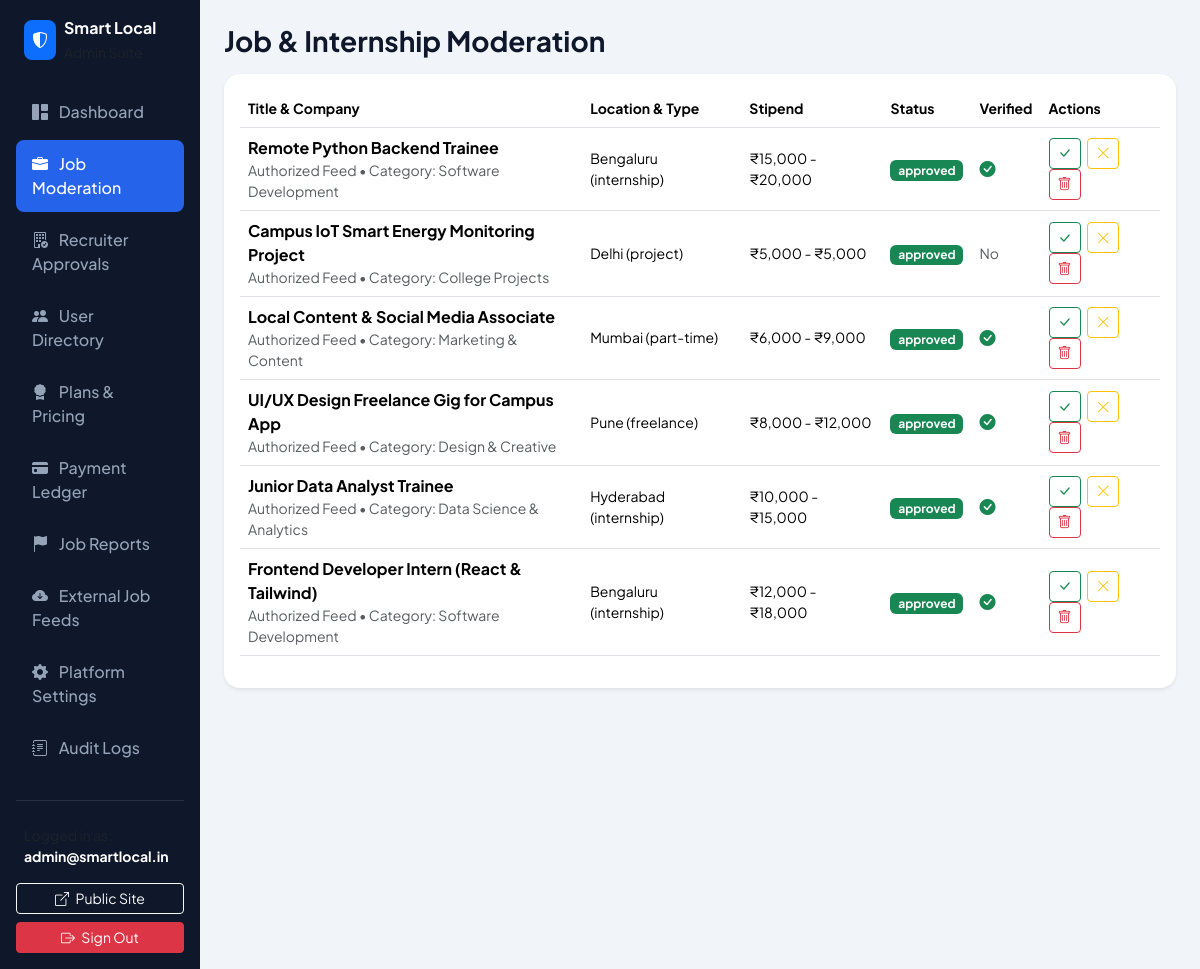
/admin.php?tab=jobs (signed in), run on the app's committed database.
### tables this page shows
CREATE TABLE `jobs` (
  `id` INT UNSIGNED AUTO_INCREMENT PRIMARY KEY,
  `recruiter_id` INT UNSIGNED NULL COMMENT 'Null if imported via external feed',
  `title` VARCHAR(200) NOT NULL,
  `description` MEDIUMTEXT NOT NULL,
  `responsibilities` TEXT NULL,
  `qualifications` TEXT NULL,
  `category` VARCHAR(100) NOT NULL,
  `skills` VARCHAR(500) NOT NULL COMMENT 'Comma-separated required skills',
  `job_type` ENUM('internship', 'part-time', 'freelance', 'remote', 'project', 'full-time') NOT NULL DEFAULT 'internship',
  `work_arrangement` ENUM('on-site', 'remote', 'hybrid') NOT NULL DEFAULT 'on-site',
  `city` VARCHAR(100) NOT NULL,
  `locality` VARCHAR(150) NULL,
  `latitude` DECIMAL(10, 8) NULL,
  `longitude` DECIMAL(11, 8) NULL,
  `salary_min` DECIMAL(10, 2) NULL DEFAULT 0.00,
  `salary_max` DECIMAL(10, 2) NULL DEFAULT 0.00,
  `stipend_type` ENUM('fixed', 'range', 'unpaid', 'performance') DEFAULT 'fixed',
  `duration` VARCHAR(100) NULL COMMENT 'e.g., 3 Months, 6 Months',
  `openings` INT UNSIGNED DEFAULT 1,
  `application_deadline` DATE NULL,
  `source` VARCHAR(100) NOT NULL DEFAULT 'recruiter' COMMENT 'recruiter, api_feed, national_portal, etc.',
  `external_url` VARCHAR(255) NULL,
  `moderation_status` ENUM('pending', 'approved', 'rejected', 'expired') NOT NULL DEFAULT 'pending',
  `is_featured` TINYINT(1) NOT NULL DEFAULT 0,
  `is_verified` TINYINT(1) NOT NULL DEFAULT 0,
  `views_count` INT UNSIGNED NOT NULL DEFAULT 0,
  `created_at` TIMESTAMP DEFAULT CURRENT_TIMESTAMP,
  `updated_at` TIMESTAMP DEFAULT CURRENT_TIMESTAMP ON UPDATE CURRENT_TIMESTAMP,
  INDEX `idx_jobs_city` (`city`),
  INDEX `idx_jobs_category` (`category`),
  INDEX `idx_jobs_type` (`job_type`),
  INDEX `idx_jobs_moderation` (`moderation_status`),
  INDEX `idx_jobs_deadline` (`application_deadline`),
  INDEX `idx_jobs_featured` (`is_featured`),
  CONSTRAINT `fk_jobs_recruiter` FOREIGN KEY (`recruiter_id`) REFERENCES `recruiter_profiles` (`id`) ON DELETE SET NULL
);

### admin.php (the view, shortened to what this page needs)
<?php
$db_host = getenv('DB_HOST') ?: '127.0.0.1';
$db_port = getenv('DB_PORT') ?: '3306';
$db_name = getenv('DB_NAME') ?: 'smart-local';
$db_user = getenv('DB_USER') ?: 'root';
$db_pass = getenv('DB_PASS') ?: '';
$pdo = null;
try {
    $dsn = "mysql:host={$db_host};port={$db_port};dbname={$db_name};charset=utf8mb4";
    $options = [
        PDO::ATTR_ERRMODE            => PDO::ERRMODE_EXCEPTION,
        PDO::ATTR_DEFAULT_FETCH_MODE => PDO::FETCH_ASSOC,
        PDO::ATTR_EMULATE_PREPARES   => false,
    ];
    $pdo = new PDO($dsn, $db_user, $db_pass, $options);
} catch (PDOException $e) {
    $db_error = "Database Error: " . htmlspecialchars($e->getMessage());
}
function e($str) {
    return htmlspecialchars((string)($str ?? ''), ENT_QUOTES, 'UTF-8');
}
function is_admin_logged_in() {
    return !empty($_SESSION['admin_user_id']) && ($_SESSION['admin_role'] ?? '') === 'admin';
}
$admin_count = 0;
if ($pdo) {
    try {
        $stmt = $pdo->query("SELECT COUNT(*) FROM users WHERE role = 'admin'");
        $admin_count = (int)$stmt->fetchColumn();
    } catch (Exception $e) {
        $admin_count = 0;
    }
}
$tab = $_GET['tab'] ?? 'dashboard';
?>
<!DOCTYPE html>
<html lang="en">
<head>
    <link href="https://cdn.jsdelivr.net/npm/bootstrap@5.3.3/dist/css/bootstrap.min.css" rel="stylesheet">
    <link href="https://cdn.jsdelivr.net/npm/bootstrap-icons@1.11.3/font/bootstrap-icons.min.css" rel="stylesheet">
</head>
<body>
<?php if ($pdo && $admin_count === 0): ?>
<div class="container py-5" style="max-width: 520px;">
    <div class="card p-4 rounded-4 border-0 shadow-lg bg-white">
        <div class="text-center mb-4">
            <div class="bg-primary text-white rounded-3 d-inline-flex align-items-center justify-content-center p-3 mb-3">
                <i class="bi bi-shield-lock-fill fs-3"></i>
            </div>
            <h3 class="fw-bold">Administrator Setup</h3>
            <p class="text-muted small">No administrator exists in the database. Initialize your first primary super-admin account below.</p>
        </div>
        <form action="admin.php" method="POST">
            <input type="hidden" name="admin_action" value="create_initial_admin">
            <input type="hidden" name="admin_csrf_token" value="<?= e($_SESSION['admin_csrf_token']) ?>">
            <div class="mb-3">
                <label class="form-label small fw-semibold">Super-Admin Email *</label>
                <input type="email" name="email" class="form-control" placeholder="admin@yourdomain.com" required autofocus>
            </div>
            <div class="mb-3">
                <label class="form-label small fw-semibold">Strong Password (min 8 chars) *</label>
                <input type="password" name="password" class="form-control" required minlength="8">
            </div>
            <div class="mb-3">
                <label class="form-label small fw-semibold">Confirm Password *</label>
                <input type="password" name="password_confirm" class="form-control" required minlength="8">
            </div>
            <button type="submit" class="btn btn-primary w-100 py-2">
                Initialize Admin Panel
            </button>
        </form>
    </div>
</div>
<?php else: ?>
<div class="container-fluid">
    <div class="row">
        <nav class="col-md-3 col-lg-2 d-md-block admin-sidebar p-3 collapse d-md-block">
            <div class="d-flex align-items-center gap-2 mb-4 px-2">
                <div class="bg-primary text-white p-2 rounded-3">
                    <i class="bi bi-shield-shaded"></i>
                </div>
                <div>
                    <strong class="d-block text-white">Smart Local</strong>
                    <span class="small text-muted">Admin Suite</span>
                </div>
            </div>
            <ul class="nav flex-column mb-auto">
                <li class="nav-item">
                    <a class="nav-link <?= ($tab === 'dashboard') ? 'active' : '' ?>" href="admin.php?tab=dashboard">
                        <i class="bi bi-grid-1x2-fill me-2"></i> Dashboard
                    </a>
                </li>
                <li class="nav-item">
                    <a class="nav-link <?= ($tab === 'jobs') ? 'active' : '' ?>" href="admin.php?tab=jobs">
                        <i class="bi bi-briefcase-fill me-2"></i> Job Moderation
                    </a>
                </li>
                <li class="nav-item">
                    <a class="nav-link <?= ($tab === 'recruiters') ? 'active' : '' ?>" href="admin.php?tab=recruiters">
                        <i class="bi bi-building-check me-2"></i> Recruiter Approvals
                    </a>
                </li>
                <li class="nav-item">
                    <a class="nav-link <?= ($tab === 'users') ? 'active' : '' ?>" href="admin.php?tab=users">
                        <i class="bi bi-people-fill me-2"></i> User Directory
                    </a>
                </li>
                <li class="nav-item">
                    <a class="nav-link <?= ($tab === 'subscriptions') ? 'active' : '' ?>" href="admin.php?tab=subscriptions">
                        <i class="bi bi-award-fill me-2"></i> Plans & Pricing
                    </a>
                </li>
                <li class="nav-item">
                    <a class="nav-link <?= ($tab === 'payments') ? 'active' : '' ?>" href="admin.php?tab=payments">
                        <i class="bi bi-credit-card-fill me-2"></i> Payment Ledger
                    </a>
                </li>
                <li class="nav-item">
                    <a class="nav-link <?= ($tab === 'reports') ? 'active' : '' ?>" href="admin.php?tab=reports">
                        <i class="bi bi-flag-fill me-2"></i> Job Reports
                    </a>
                </li>
                <li class="nav-item">
                    <a class="nav-link <?= ($tab === 'sources') ? 'active' : '' ?>" href="admin.php?tab=sources">
                        <i class="bi bi-cloud-arrow-down-fill me-2"></i> External Job Feeds
                    </a>
                </li>
                <li class="nav-item">
                    <a class="nav-link <?= ($tab === 'settings') ? 'active' : '' ?>" href="admin.php?tab=settings">
                        <i class="bi bi-gear-fill me-2"></i> Platform Settings
                    </a>
                </li>
                <li class="nav-item">
                    <a class="nav-link <?= ($tab === 'audit') ? 'active' : '' ?>" href="admin.php?tab=audit">
                        <i class="bi bi-journal-text me-2"></i> Audit Logs
                    </a>
                </li>
            </ul>
            <hr class="border-secondary my-4">
            <div class="px-2 small text-muted mb-3">
                Logged in as:<br><strong class="text-white"><?= e($_SESSION['admin_email']) ?></strong>
            </div>
            <div class="d-grid gap-2">
                <a href="index.php" target="_blank" class="btn btn-sm btn-outline-light"><i class="bi bi-box-arrow-up-right me-1"></i> Public Site</a>
                <a href="admin.php?logout=1" class="btn btn-sm btn-danger"><i class="bi bi-box-arrow-right me-1"></i> Sign Out</a>
            </div>
        </nav>
        <main class="col-md-9 ms-sm-auto col-lg-10 px-md-4 py-4">
            <?php
            switch ($tab) {
                    ?>
                    <?php
                case 'jobs':
                    $jobs = $pdo->query("SELECT j.*, rp.company_name
                                         FROM jobs j
                                         LEFT JOIN recruiter_profiles rp ON j.recruiter_id = rp.id
                                         ORDER BY j.id DESC LIMIT 100")->fetchAll();
                    ?>
                    <h3 class="fw-bold mb-3">Job & Internship Moderation</h3>
                    <div class="card p-3 rounded-4 border-0 shadow-sm bg-white">
                        <div class="table-responsive">
                            <table class="table align-middle">
                                <thead>
                                    <tr class="text-muted small">
                                        <th>Title & Company</th>
                                        <th>Location & Type</th>
                                        <th>Stipend</th>
                                        <th>Status</th>
                                        <th>Verified</th>
                                        <th>Actions</th>
                                    </tr>
                                </thead>
                                <tbody>
                                    <?php foreach ($jobs as $job): ?>
                                        <tr>
                                            <td>
                                                <strong><?= e($job['title']) ?></strong>
                                                <div class="small text-muted"><?= e($job['company_name'] ?? 'Authorized Feed') ?> • Category: <?= e($job['category']) ?></div>
                                            </td>
                                            <td class="small"><?= e($job['city']) ?> (<?= e($job['job_type']) ?>)</td>
                                            <td class="small">₹<?= number_format($job['salary_min']) ?> - ₹<?= number_format($job['salary_max']) ?></td>
                                            <td>
                                                <span class="badge <?= $job['moderation_status'] === 'approved' ? 'bg-success' : 'bg-warning text-dark' ?>">
                                                    <?= e($job['moderation_status']) ?>
                                                </span>
                                            </td>
                                            <td>
                                                <?= $job['is_verified'] ? '<i class="bi bi-check-circle-fill text-success"></i>' : '<span class="text-muted small">No</span>' ?>
                                            </td>
                                            <td>
                                                <form action="admin.php" method="POST" class="d-inline">
                                                    <button type="submit" class="btn btn-sm btn-outline-success me-1" title="Approve & Verify">
                                                        <i class="bi bi-check-lg"></i>
                                                    </button>
                                                </form>
                                                <form action="admin.php" method="POST" class="d-inline">
                                                    <button type="submit" class="btn btn-sm btn-outline-warning me-1" title="Reject Listing">
                                                        <i class="bi bi-x-lg"></i>
                                                    </button>
                                                </form>
                                                <form action="admin.php" method="POST" class="d-inline" onsubmit="return confirm('Permanently delete this job?');">
                                                    <button type="submit" class="btn btn-sm btn-outline-danger" title="Delete">
                                                        <i class="bi bi-trash"></i>
                                                    </button>
                                                </form>
                                            </td>
                                        </tr>
                                    <?php endforeach; ?>
                                </tbody>
                            </table>
                        </div>
                    </div>
                    <?php
                    break;
                    ?>
                    <?php
            }
            ?>
        </main>
    </div>
</div>
<?php endif; ?>
</body>
</html>

### admin.php (style rules this page uses)
body { font-family: 'Plus Jakarta Sans', sans-serif; background-color: #f1f5f9; color: #0f172a; }
.admin-sidebar { background-color: #0f172a; min-height: 100vh; color: #f8fafc; }
.admin-sidebar .nav-link { color: #94a3b8; font-weight: 500; padding: 0.75rem 1rem; border-radius: 0.5rem; margin-bottom: 0.25rem; }
.admin-sidebar .nav-link:hover, .admin-sidebar .nav-link.active { color: #ffffff; background-color: #1e293b; }
.admin-sidebar .nav-link.active { background-color: #2563eb; }

### data on the page
jobs: title "Remote Python Backend Trainee", company_name "Authorized Feed", category "Software Development", city "Bengaluru", job_type "internship", salary_min "15,000", salary_max "20,000", moderation_status "approved", is_verified 1 (drawn)
jobs: title "Campus IoT Smart Energy Monitoring Project", company_name "Authorized Feed", category "College Projects", city "Delhi", job_type "project", salary_min "5,000", salary_max "5,000", moderation_status "approved", is_verified "No"
jobs: title "Local Content & Social Media Associate", company_name "Authorized Feed", category "Marketing & Content", city "Mumbai", job_type "part-time", salary_min "6,000", salary_max "9,000", moderation_status "approved", is_verified 1 (drawn)
jobs: title "UI/UX Design Freelance Gig for Campus App", company_name "Authorized Feed", category "Design & Creative", city "Pune", job_type "freelance", salary_min "8,000", salary_max "12,000", moderation_status "approved", is_verified 1 (drawn)
jobs: title "Junior Data Analyst Trainee", company_name "Authorized Feed", category "Data Science & Analytics", city "Hyderabad", job_type "internship", salary_min "10,000", salary_max "15,000", moderation_status "approved", is_verified 1 (drawn)
jobs: title "Frontend Developer Intern (React & Tailwind)", company_name "Authorized Feed", category "Software Development", city "Bengaluru", job_type "internship", salary_min "12,000", salary_max "18,000", moderation_status "approved", is_verified 1 (drawn)

### other printed values
$_SESSION['admin_email'] "admin@smartlocal.in"
